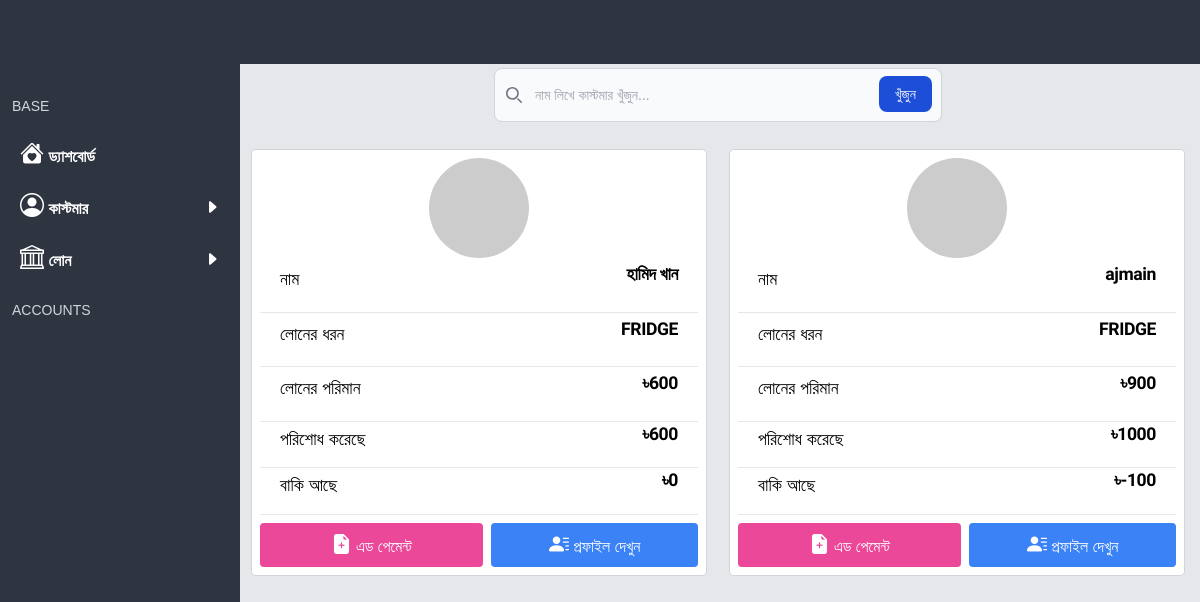
/see-customer (signed in), run on an earlier commit of the app's database.
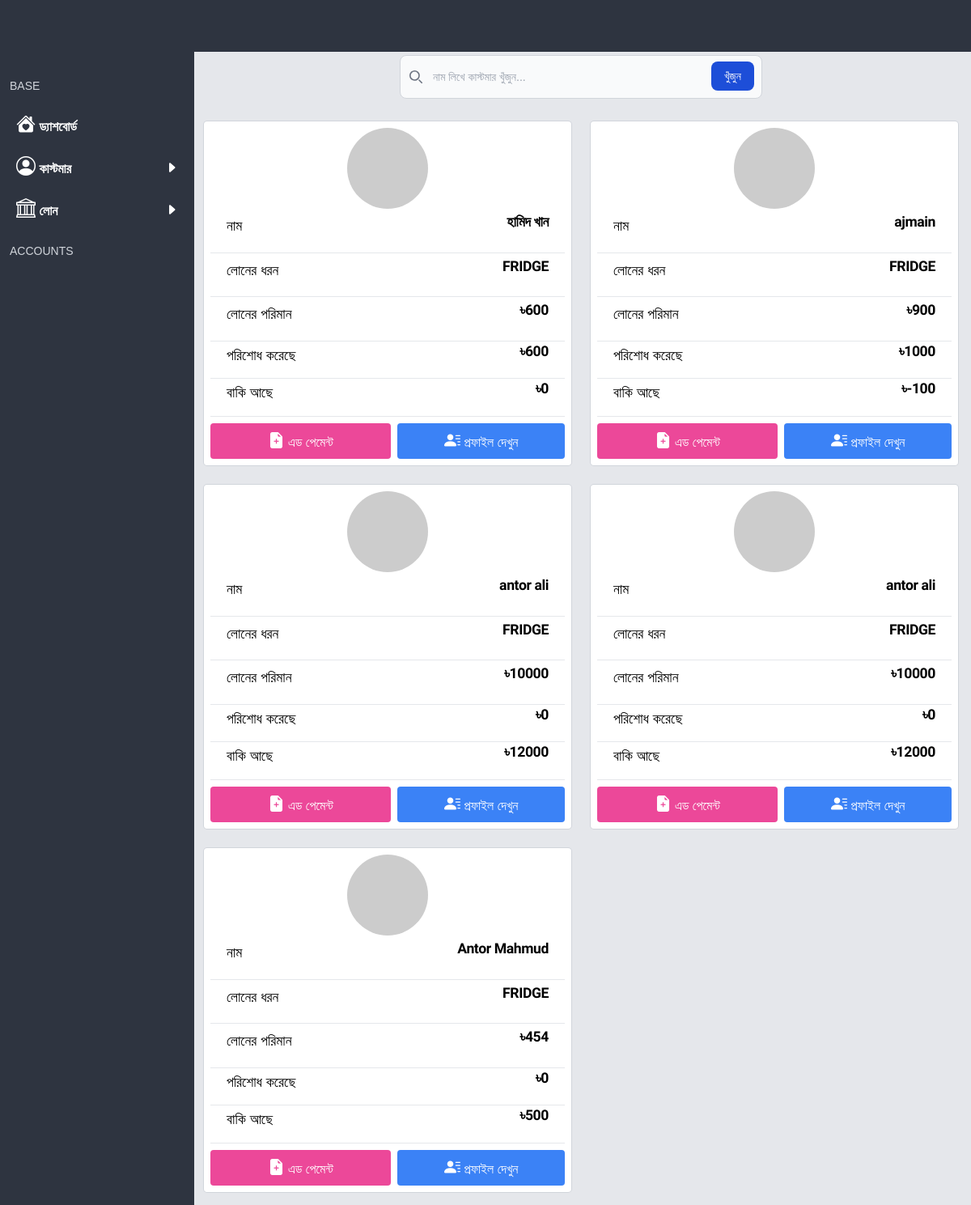
And on a later commit of the database.
### base/models.py (models this page shows, shortened)
class Base(models.Model):
    created_at = models.DateTimeField(default=timezone.now, editable=False)
    updated_at = models.DateTimeField(auto_now=True)
    class Meta:
        abstract = True

class Customer(Base):
    name = models.CharField(max_length=100)
    address = models.CharField(max_length=100)
    mobile = models.CharField(max_length=100)
    loans = models.ForeignKey(Loan, on_delete=models.CASCADE, related_name='user_loan')
    total_loan_amount = models.IntegerField(default=0)
    already_paid = models.IntegerField(default=0)
    have_to_paid = models.IntegerField(default=0)
    dp = models.FileField(upload_to='dp', null=True, blank=True)
    notes = models.TextField(null=True, blank=True)
    mission_complete = models.BooleanField(default=False)
    profit = models.IntegerField(default=0)
    have_to_pay = models.IntegerField(default=0)

class Loan(Base):
    name = models.CharField(max_length=100)
    price = models.IntegerField(default=0)

### base/views.py (the view)
# urls.py: path('see-customer', show_customer),
@onlyuser
def show_customer(request):
    customers = Customer.objects.all()
    if request.GET.get('q'):
        customers = customers.filter(name__icontains=request.GET.get('q'))
    context = {'customer' : customers}
    return render(request, 'seecustomer.html', context)

### templates/seecustomer.html (shortened to what this page needs)
{% extends 'base.html' %}
{% block body %}
<form class="mb-5 max-w-md mx-auto" method="GET" action="/see-customer">
  <div class="relative">
      <div class="absolute inset-y-0 start-0 flex items-center ps-3 pointer-events-none">
      </div>
      <input name="q" type="search" id="default-search" class="block w-full p-4 ps-10 text-sm text-gray-900 border border-gray-300 rounded-lg bg-gray-50 focus:ring-blue-500 focus:border-blue-500" placeholder="নাম লিখে কাস্টমার খুঁজুন..." required />
      <button type="submit" class="text-white absolute end-2.5 bottom-2.5 bg-blue-700 hover:bg-blue-800 focus:ring-4 focus:outline-none focus:ring-blue-300 font-medium rounded-lg text-sm px-4 py-2">খুঁজুন</button>
  </div>
</form>
<div class="grid grid-cols-1 md:grid-cols-2 gap-2">
   {% for c in customer %}
   <div class="z-0 relative m-2 p-2 rounded bg-white flex flex-col justify-center ring ring-1 ring-gray-300">
     <div class="flex items-center justify-center">
       <img class="rounded-full w-[100px]" src="https://api.dicebear.com/9.x/identicon/svg?seed={{c.name}}" />
     </div>
     <div class="info flex items-start justify-between mx-5 my-2">
       <p class="mute">নাম</p>
       <p class="mute gab">{{c.name}}</p>
     </div>
     <hr>
     <div class="info flex items-start justify-between mx-5 my-2">
       <p class="mute">লোনের ধরন</p>
       <p class="mute gab">{{c.loans.name}}</p>
     </div>
     <hr>
     <div class="info flex items-start justify-between mx-5 my-2">
       <p class="mute">লোনের পরিমান</p>
       <p class="mute gab">৳{{c.total_loan_amount}}</p>
     </div>
     <hr>
     <div class="info flex items-start justify-between mx-5 my-1">
       <p class="mute">পরিশোধ করেছে</p>
       <p class="mute gab">৳{{c.already_paid}}</p>
     </div>
     <hr>
     <div class="info flex items-start justify-between mx-5 my-1">
       <p class="mute">বাকি আছে</p>
       <p class="mute gab">৳{{c.have_to_paid}}</p>
     </div>
     <hr>
<div class="gap-2 mt-2 flex items-center justify-between">
<button data-modal-id="modal-{{c.id}}" class="openModalBtn w-full text-white py-2 px-4 rounded bg-pink-500">
       <i class="text-xl bi bi-file-earmark-plus-fill"></i> এড পেমেন্ট
     </button>
<a class="w-full"  href="/profile/{{c.id}}">
<button class=" text-white py-2 px-4 rounded bg-blue-500 w-full">
       <i class="text-xl bi bi-person-lines-fill my-auto"></i> প্রফাইল দেখুন
     </button>
</a>
</div>
   </div>
   {% endfor %}
{% endblock %}

### templates/base.html (shortened to what this page needs)
<!doctype html>
<html>
<head>
  <script src="https://cdn.tailwindcss.com"></script>
  <link rel="stylesheet" href="https://cdn.jsdelivr.net/npm/bootstrap-icons@1.11.3/font/bootstrap-icons.min.css">
  <link href="https://fonts.maateen.me/solaiman-lipi/font.css" rel="stylesheet">
</head>
<body x-data="{open : false}" class="p-0 m-0 gap-0 md:flex bg-gray-200">
  <nav x-show="open" class="rng md:!block fixed navcol w-60 h-screen top-0 md:top-auto z-10">
    <div class="nav flex items-center justify-between">
      <a class="p-4 px-4 text-2xl" href="/">
        <h1 class="pt-2 text-pink-400">লোন লাগবে</h1>
      </a>
    </div>
    <ul class="text-white p-3 items">
              <div class="py-3 flex items-center text-sm text-gray-300 after:flex-1">BASE</div>
    <a href="/">
      <li class="font-bold p-2 hover:rounded-md hover:bg-gray-700 hover:text-pink-400">
        <i style="font-size: 1.5rem;" class="bi bi-house-heart-fill"></i>
         ড্যাশবোর্ড</li>
    </a>
      <li onclick="showcats()" class="font-bold p-2 hover:rounded-md hover:bg-gray-700 hover:text-pink-400">
        <div class="flex justify-between">
          <div>
        <i style="font-size: 1.5rem;" class="bi bi-person-circle"></i>
         কাস্টমার
         </div>
         <div id="cd" class="mt-2">
           <i class="bi bi-caret-right-fill"></i>
         </div>
                 </li>
          <li onclick="showloan()" class="font-bold p-2 hover:rounded-md hover:bg-gray-700 hover:text-pink-400">
            <div class="flex justify-between">
              <div>
                <i style="font-size: 1.5rem;" class="bi bi-bank"></i>
                লোন
              </div>
              <div id="ln" class="mt-2">
                <i class="bi bi-caret-right-fill"></i>
              </div>
          </li>
              <div class="py-4 flex items-center text-sm text-gray-300 after:flex-1">ACCOUNTS</div>
    </ul>
  </nav>
  <div class="md:flex-grow">
    <header class="z-10 fixed w-full top-0  navcol flex items-center gap-1 h-16 p-2 text-white z-1">
    </header>
    <main class="pt-16 p-1 m-1 md:ml-60">
        {% block body %}
        {% endblock %}
    </main>
  </div>
</body>
</html>

### templates/base.html (style rules this page uses)
body { font-family: 'SolaimanLipi', Arial, sans-serif !important; }
h1, ul, li, p,.mute, form { font-family: 'SolaimanLipi', sans-serif !important; font-weight: 400 ; font-style: normal; }
.gab { font-family: "Gabarito", sans-serif !important; font-weight: 600 !important; letter-spacing: -0.4px !important; margin-bottom: 20px; line-height: 1 !important; }
ul { font-family: "Open Sans"; }
.navcol { background-color: #2E3440; }
p { font-family: "Gabarito", sans-serif !important; font-size: 1.1em !important; }

What changed in the data, as far as the page shows it:
added Customer: name "antor ali", loans.name "FRIDGE", total_loan_amount "10000", already_paid "0", have_to_paid "12000"
added Customer: name "antor ali", loans.name "FRIDGE", total_loan_amount "10000", already_paid "0", have_to_paid "12000"
added Customer: name "Antor Mahmud", loans.name "FRIDGE", total_loan_amount "454", already_paid "0", have_to_paid "500"
